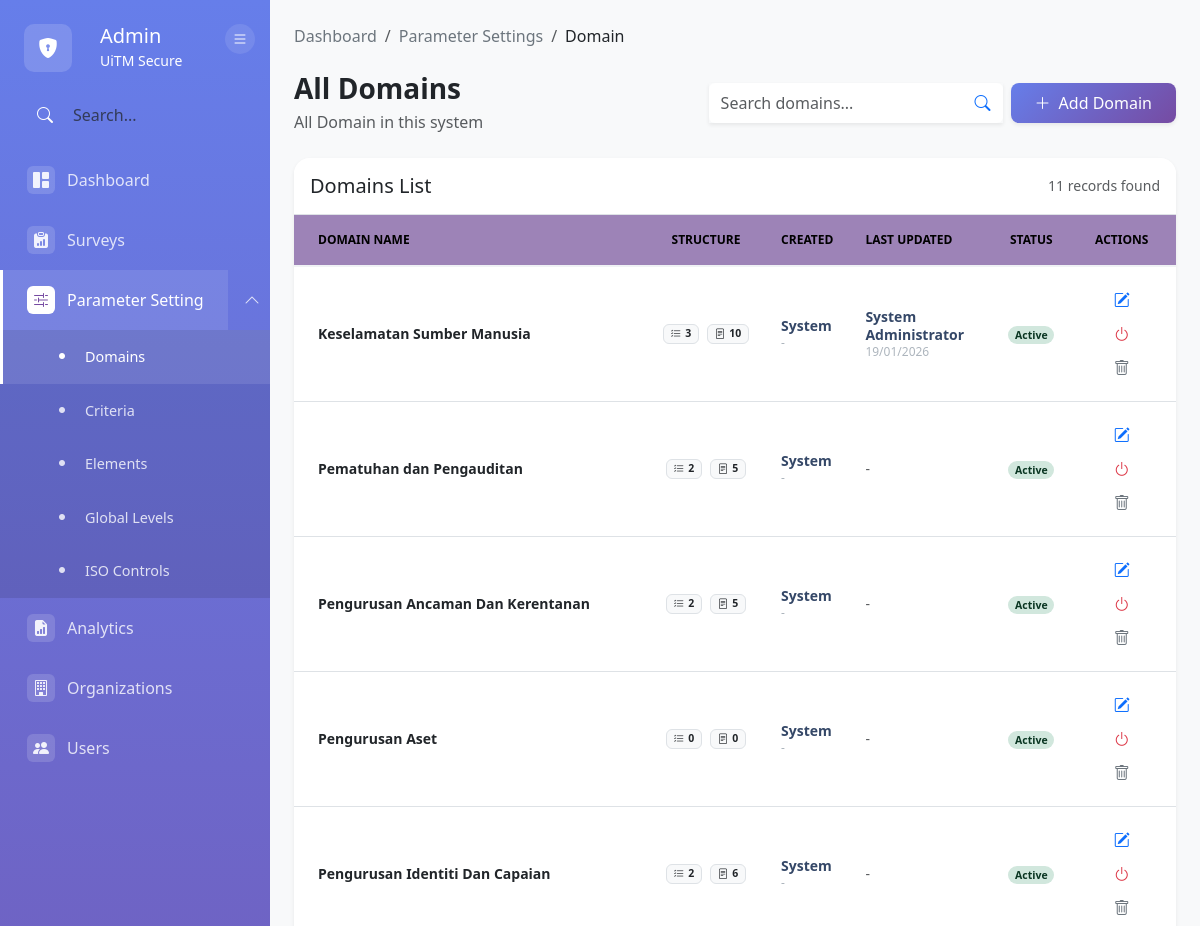
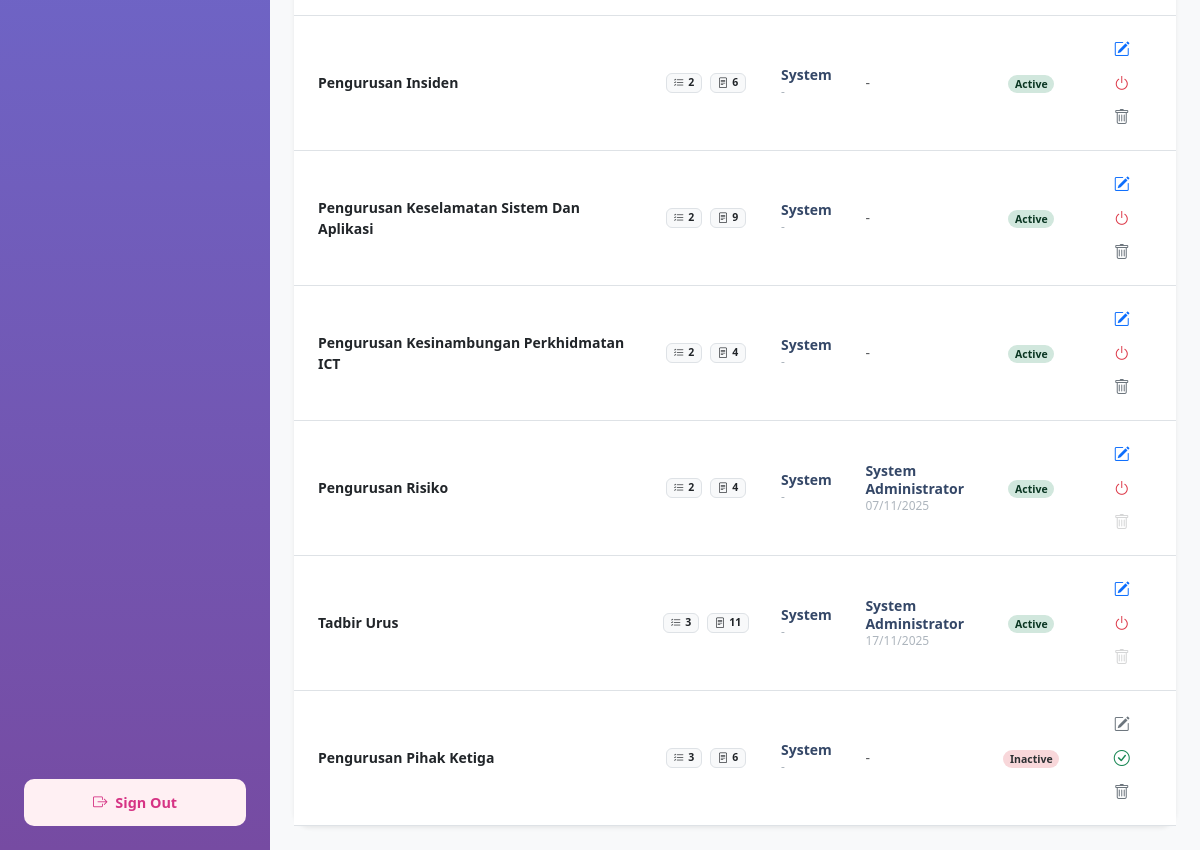
/modules/admin/domain/index.php (signed in), run on the app's committed database (2 pictures, top to bottom).
### tables this page shows
CREATE TABLE `domain` (
  `domain_ID` varchar(10) NOT NULL,
  `domain_name` varchar(100) NOT NULL,
  `input_id` varchar(10) DEFAULT NULL,
  `input_at` date DEFAULT NULL,
  `updated_id` varchar(10) DEFAULT NULL,
  `updated_at` date DEFAULT NULL,
  `status` enum('Active','Inactive') DEFAULT 'Active',
  `sec_ID` varchar(10) DEFAULT NULL
);

CREATE TABLE `user` (
  `user_ID` int(11) NOT NULL,
  `primary_email` varchar(255) NOT NULL,
  `password` varchar(255) DEFAULT NULL,
  `google_sub_id` varchar(255) DEFAULT NULL,
  `full_name` varchar(255) NOT NULL,
  `department` varchar(50) DEFAULT NULL,
  `status` enum('Active','Inactive') NOT NULL DEFAULT 'Active',
  `email_verified` enum('Verified','Not Verified') NOT NULL DEFAULT 'Not Verified',
  `last_login` datetime DEFAULT NULL,
  `created_at` datetime DEFAULT current_timestamp(),
  `updated_at` datetime DEFAULT current_timestamp() ON UPDATE current_timestamp(),
  `user_organization` varchar(100) DEFAULT NULL,
  `user_position` varchar(100) DEFAULT NULL,
  `user_phone_company` varchar(20) DEFAULT NULL,
  `user_handphone_no` varchar(20) DEFAULT NULL
);

### src/config/database.php (called while the page is built, shortened)
<?php
class Database {
    private $host = DB_HOST;
    private $db_name = DB_NAME;
    private $username = DB_USER;
    private $password = DB_PASS;
    private $charset = DB_CHARSET;
    private $conn = null;
    public function getConnection() {
        if ($this->conn === null) {
            try {
                $dsn = "mysql:host={$this->host};dbname={$this->db_name};charset={$this->charset}";
                $options = [
                    PDO::ATTR_ERRMODE => PDO::ERRMODE_EXCEPTION,
                    PDO::ATTR_DEFAULT_FETCH_MODE => PDO::FETCH_ASSOC,
                    PDO::ATTR_EMULATE_PREPARES => false,
                    PDO::MYSQL_ATTR_INIT_COMMAND => "SET NAMES {$this->charset}"
                ];
                $this->conn = new PDO($dsn, $this->username, $this->password, $options);
                $this->conn->exec("SET time_zone = '+08:00'");
            } catch(PDOException $e) {
                error_log("Connection Error: " . $e->getMessage());
                die("Database connection failed. Please contact administrator.");
            }
        }
        return $this->conn;
    }
    public function query($sql, $params = []) {
        try {
            $stmt = $this->conn->prepare($sql);
            $stmt->execute($params);
            return $stmt;
        } catch(PDOException $e) {
            error_log("Query Error: " . $e->getMessage());
            throw new Exception("Database query failed: " . $e->getMessage());
        }
    }
    public function fetchAll($sql, $params = []) {
        $stmt = $this->query($sql, $params);
        return $stmt->fetchAll();
    }
}
?>

### src/config/config.php (called while the page is built, shortened)
<?php
require_once CONFIG_PATH . '/database.php';
function formatDate($date, $format = DATE_FORMAT)
{
    if (empty($date))
        return '-';
    return date($format, strtotime($date));
}
?>

### src/modules/admin/domain/index.php (the view, shortened to what this page needs)
<?php
require_once '../../../config/config.php';
$db = new Database();
$search = $_GET['search'] ?? '';
$params = [];
$sql = "
    SELECT d.*,
           uc.full_name AS created_by_name,
           uu.full_name AS updated_by_name,
           GROUP_CONCAT(DISTINCT c.criteria_name ORDER BY c.criteria_name SEPARATOR '|||') as criteria_list,
           COUNT(DISTINCT c.criteria_ID) as criteria_count,
           COUNT(DISTINCT e.element_ID) as element_count,
           /* CHECK USAGE FOR DELETE BUTTON */
           (SELECT COUNT(*)
            FROM response r
            JOIN element el ON r.element_id = el.element_id
            JOIN criteria cr ON el.criteria_id = cr.criteria_id
            WHERE cr.domain_ID = d.domain_ID) as usage_count
    FROM domain d
    LEFT JOIN user uc ON d.input_id = uc.user_ID
    LEFT JOIN user uu ON d.updated_id = uu.user_ID
    LEFT JOIN criteria c ON d.domain_ID = c.domain_ID AND c.status = 'Active'
    LEFT JOIN element e ON c.criteria_ID = e.criteria_ID AND e.status = 'Active'
";
$sql .= " GROUP BY d.domain_ID ORDER BY (CASE WHEN d.status = 'Active' THEN 0 ELSE 1 END) ASC, d.domain_name ASC";
$domains = $db->fetchAll($sql, $params);
function getStatusBadgeDomain($status) {
    if ($status === 'Active') {
        return '<span class="badge rounded-pill bg-success-subtle text-success-emphasis">Active</span>';
    } else {
        return '<span class="badge rounded-pill bg-danger-subtle text-secondary-emphasis">Inactive</span>';
    }
}
?>
<!DOCTYPE html>
<html lang="en">
<head>
    <link href="https://cdn.jsdelivr.net/npm/bootstrap@5.3.0/dist/css/bootstrap.min.css" rel="stylesheet">
    <link rel="stylesheet" href="https://cdn.jsdelivr.net/npm/bootstrap-icons@1.11.0/font/bootstrap-icons.css">
</head>
<body>
    <div class="container-fluid p-0 h-100">
        <div class="row g-0 h-100">
            <div class="col-auto sidebar-container">
                <?php include_once __DIR__ . '/../../includes/admin_sidebar.php'; ?>
            </div>
            <div class="col main-content-wrapper">
                <div class="main-content px-4 py-4">
                    <nav aria-label="breadcrumb" class="mb-4">
                        <ol class="breadcrumb">
                            <li class="breadcrumb-item"><a href="../dashboard.php" class="text-decoration-none text-secondary">Dashboard</a></li>
                            <li class="breadcrumb-item"><a href="../parameter-settings.php" class="text-decoration-none text-secondary">Parameter Settings</a></li>
                            <li class="breadcrumb-item active text-dark" aria-current="page">Domain</li>
                        </ol>
                    </nav>
                    <div class="d-flex flex-wrap justify-content-between align-items-center mb-4 gap-3">
                        <div>
                            <h3 class="fw-bold mb-1">All Domains</h3>
                            <p class="text-muted mb-0">All Domain in this system</p>
                        </div>
                        <div class="d-flex gap-2">
                            <form method="GET" class="d-flex">
                                <div class="input-group shadow-sm">
                                    <input type="text" name="search" class="form-control border-0"
                                           placeholder="Search domains..."
                                           value="<?php echo htmlspecialchars($search); ?>">
                                    <button class="btn btn-white border-0 bg-white" type="submit">
                                        <i class="bi bi-search text-primary"></i>
                                    </button>
                                </div>
                            </form>
                            <a href="add-domain.php"
                               class="btn btn-primary shadow-sm px-4 py-2 rounded-3 d-flex align-items-center"
                               style="background: linear-gradient(135deg, #667eea 0%, #764ba2 100%); border: none;">
                                <i class="bi bi-plus-lg me-2"></i>Add Domain
                            </a>
                        </div>
                    </div>
                    <div class="card border-0 shadow-sm rounded-4">
                        <div class="card-header bg-white border-bottom py-3 rounded-top-4 d-flex justify-content-between align-items-center">
                            <h5 class="mb-0">Domains List</h5>
                            <small class="text-muted"><?php echo count($domains); ?> records found</small>
                        </div>
                        <div class="table-responsive">
                            <table class="table table-hover align-middle mb-0">
                                <thead>
                                    <tr>
                                        <th class="ps-4" style="width: 40%;">Domain Name</th>
                                        <th class="text-center">Structure</th>
                                        <th>Created</th>
                                        <th>Last Updated</th>
                                        <th class="text-center">Status</th>
                                        <th class="text-center pe-4">Actions</th>
                                    </tr>
                                </thead>
                                <tbody>
                                    <?php foreach ($domains as $row):
                                        $isActive = $row['status'] === 'Active';
                                    ?>
                                    <tr data-bs-toggle="modal"
                                        data-bs-target="#viewModal-<?php echo $row['domain_ID']; ?>"
                                        style="cursor: pointer; transition: background-color 0.2s;">
                                        <td class="ps-4">
                                            <span class="fw-bold text-dark"><?php echo htmlspecialchars($row['domain_name']); ?></span>
                                        </td>
                                        <td class="text-center">
                                            <div class="d-flex gap-2 justify-content-center">
                                                <span class="badge bg-light text-dark border" title="Criteria Count">
                                                    <i class="bi bi-list-check me-1"></i><?php echo $row['criteria_count']; ?>
                                                </span>
                                                <span class="badge bg-light text-dark border" title="Element Count">
                                                    <i class="bi bi-file-text me-1"></i><?php echo $row['element_count']; ?>
                                                </span>
                                            </div>
                                        </td>
                                        <td>
                                            <div class="user-meta">
                                                <span class="name"><?php echo htmlspecialchars($row['created_by_name'] ?? 'System'); ?></span>
                                                <span class="date"><?php echo formatDate($row['input_at']); ?></span>
                                            </div>
                                        </td>
                                        <td>
                                            <?php if (!empty($row['updated_by_name'])): ?>
                                                <div class="user-meta">
                                                    <span class="name"><?php echo htmlspecialchars($row['updated_by_name']); ?></span>
                                                    <span class="date"><?php echo formatDate($row['updated_at']); ?></span>
                                                </div>
                                            <?php else: ?>
                                                <span class="text-muted text-xs">-</span>
                                            <?php endif; ?>
                                        </td>
                                        <td class="text-center">
                                            <?php echo getStatusBadgeDomain($row['status']); ?>
                                        </td>
                                        <td class="text-center pe-4" onclick="event.stopPropagation();">
                                            <a href="edit-domain.php?id=<?php echo $row['domain_ID']; ?>"
                                                class="btn btn-sm btn-link <?php echo $isActive ? 'text-primary' : 'text-secondary'; ?> px-2"
                                                title="Edit Domain"
                                                onclick="<?php echo (!$isActive) ? "alert('Action Denied: Please activate this domain before editing.'); return false;" : ""; ?>">
                                                    <i class="bi bi-pencil-square fs-6"></i>
                                            </a>
                                            <button class="btn btn-sm btn-link text-<?php echo $isActive ? 'danger' : 'success'; ?> px-2"
                                                    onclick="toggleStatus('<?php echo $row['domain_ID']; ?>', '<?php echo $row['status']; ?>')"
                                                    title="<?php echo $isActive ? 'Deactivate' : 'Activate'; ?>">
                                                <i class="bi bi-<?php echo $isActive ? 'power' : 'check-circle'; ?> fs-6"></i>
                                            </button>
                                            <?php if ($row['usage_count'] == 0): ?>
                                                <button class="btn btn-sm btn-link text-secondary px-2"
                                                        onclick="deleteDomain('<?php echo $row['domain_ID']; ?>')"
                                                        title="Delete Domain (Safe)">
                                                    <i class="bi bi-trash fs-6"></i>
                                                </button>
                                            <?php else: ?>
                                                <button class="btn btn-sm btn-link text-muted px-2 opacity-25"
                                                        title="Cannot Delete: Used in <?php echo $row['usage_count']; ?> surveys" disabled>
                                                    <i class="bi bi-trash fs-6"></i>
                                                </button>
                                            <?php endif; ?>
                                        </td>
                                    </tr>
                                    <?php endforeach; ?>
                                </tbody>
                            </table>
                        </div>
                    </div>
                </div>
            </div>
        </div>
    </div>
</body>
</html>

### src/modules/admin/domain/index.php (style rules this page uses)
html, body { height: 100%; margin: 0; padding: 0; overflow-x: hidden; background-color: #f8f9fa; }
.main-content-wrapper { margin-left: 270px; width: calc(100% - 270px); }
.card { border: none; border-radius: 16px; box-shadow: 0 4px 6px rgba(50, 50, 93, 0.11); }
.table th { font-weight: 700; background-color: #9d83b7ff; border-bottom: 2px solid #f0f2f5; color: black; text-transform: uppercase; font-size: 0.75rem; padding: 1rem; }
.table td { padding: 1rem; vertical-align: middle; color: #67748e; font-size: 0.875rem; }
.user-meta { display: flex; flex-direction: column; line-height: 1.3; }
.user-meta .name { font-weight: 600; color: #344767; }
.user-meta .date { font-size: 0.75rem; color: #adb5bd; }

### src/modules/includes/admin_sidebar.php (style rules this page uses)
@media (min-width: 992px) { .main-content-wrapper { margin-left: 270px !important; width: calc(100% - 270px) !important; transition: all 0.3s ease; } }

### data on the page
domain: domain_name "Keselamatan Sumber Manusia", criteria_count "3", element_count "10", created_by_name "System", input_at "-", user.full_name "System Administrator", updated_at "19/01/2026", status "Active"
domain: domain_name "Pematuhan dan Pengauditan", criteria_count "2", element_count "5", created_by_name "System", input_at "-", status "Active"
domain: domain_name "Pengurusan Ancaman Dan Kerentanan", criteria_count "2", element_count "5", created_by_name "System", input_at "-", status "Active"
domain: domain_name "Pengurusan Aset", criteria_count "0", element_count "0", created_by_name "System", input_at "-", status "Active"
domain: domain_name "Pengurusan Identiti Dan Capaian", criteria_count "2", element_count "6", created_by_name "System", input_at "-", status "Active"
domain: domain_name "Pengurusan Insiden", criteria_count "2", element_count "6", created_by_name "System", input_at "-", status "Active"
domain: domain_name "Pengurusan Keselamatan Sistem Dan Aplikasi", criteria_count "2", element_count "9", created_by_name "System", input_at "-", status "Active"
domain: domain_name "Pengurusan Kesinambungan Perkhidmatan ICT", criteria_count "2", element_count "4", created_by_name "System", input_at "-", status "Active"
domain: domain_name "Pengurusan Risiko", criteria_count "2", element_count "4", created_by_name "System", input_at "-", user.full_name "System Administrator", updated_at "07/11/2025", status "Active"
domain: domain_name "Tadbir Urus", criteria_count "3", element_count "11", created_by_name "System", input_at "-", user.full_name "System Administrator", updated_at "17/11/2025", status "Active"
domain: domain_name "Pengurusan Pihak Ketiga", criteria_count "3", element_count "6", created_by_name "System", input_at "-", status "Inactive"

### other printed values
count($domains) "11"
